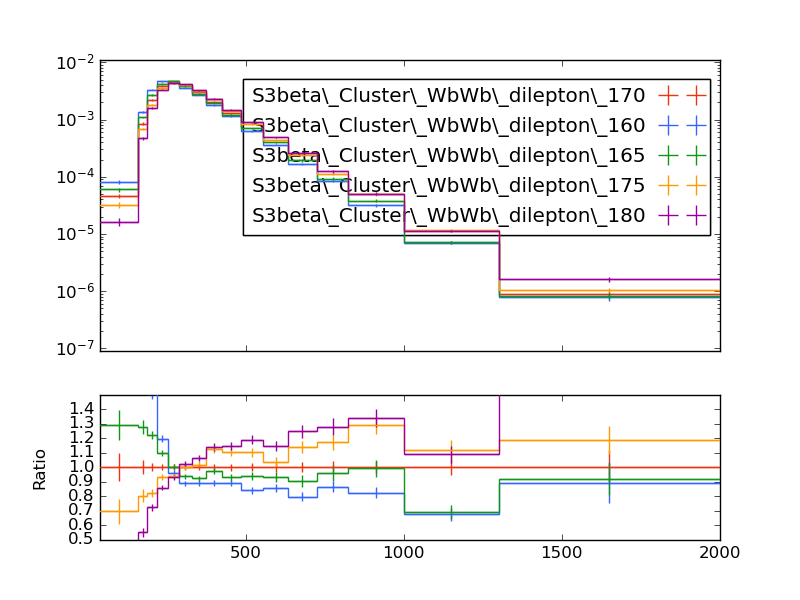

Write the Python code that produced this figure.
#! /usr/bin/env python

# This Python script was auto-generated using YODA v2.0.1.
# Analysis object: /WbWb_dilepton/m_bbll
# Timestamp: 27-02-2025 (11:02:16)

import matplotlib as mpl
import matplotlib.pyplot as plt
mpl.use('Agg') # comment out for interactive use
import os
import numpy as np

plotDir = os.path.split(os.path.realpath(__file__))[0]
if 'YODA_USER_PLOT_PATH' in globals():
    plot_outdir = globals()['YODA_USER_PLOT_PATH']
else:
    plot_outdir = plotDir

#plot style
plt.style.use(os.path.join(plotDir, '../default.mplstyle'))

plt.rcParams['text.usetex'] = False
plt.style.use(['classic'])
plt.rc('font', family='DejaVu Sans')
# plot metadata
figW, figH = plt.rcParams['figure.figsize']
ax_xLabel = r''
ax_yLabel = r''
ax_title  = r''
ax_xScale = 'linear'
ax_yScale = 'log'
xLims = (40.0, 2000.0)
yLims = (9e-08, 0.011000000000000001)

# TeX-friendly labels for the legend
labels = {
    'legend' : ([ r"S3beta\_Cluster\_WbWb\_dilepton\_170", r"S3beta\_Cluster\_WbWb\_dilepton\_160", r"S3beta\_Cluster\_WbWb\_dilepton\_165", r"S3beta\_Cluster\_WbWb\_dilepton\_175", r"S3beta\_Cluster\_WbWb\_dilepton\_180" ], r""),
}

# Adjust canvas width and height
canvasW = 10.0
canvasH = 9.0
figW *= canvasW/10.
figH *= canvasH/9.

# Create figure and axis objects
fig, (ax, ratio0_ax) = plt.subplots(2, 1, sharex=True,
                  figsize=(figW,figH), gridspec_kw={'height_ratios': (6.0, 3.0)})

# Set figure margins
plt.subplots_adjust(
    left   = 1.0 * plt.rcParams['figure.subplot.left'],
    right  = 1.0 * plt.rcParams['figure.subplot.right'],
    top    = 1.0 * plt.rcParams['figure.subplot.top'],
    bottom = 1.0 * plt.rcParams['figure.subplot.bottom'])

ratio0_ax.yaxis.set_major_locator(mpl.ticker.MultipleLocator(0.1))
ratio0_ax.set_ylim(0.5, 1.4999)
ratio0_ax.set_ylabel('Ratio')

# the numerical data is stored in a separate file
dataf = dict()
prefix = os.path.split(__file__)[0]
if prefix:    prefix = prefix + '/'
exec(open(prefix+'m_bbll__data.py').read(), dataf)


legend_handles = dict() # keep track of handles for the legend

# style options for curves
# starts at zorder>=5 to draw curve on top of legend
styles = {
  'S3beta_Cluster_WbWb_dilepton_170.yoda.gz': {
    'color' : '#EE3311',
    'linestyle' : '-',
    'linewidth' : 1,
    'marker' : 'none',
    'markersize' : 2,
    'capsize' : 0.0,
    'zorder' : 5,
    'histstyle' : 1,
    'drawstyle' : 'steps-pre',
    'xerrorbars' : 1,
    'yerrorbars' : 1,
    'fillcolor' : None,
    'fillopacity' : 1.0,
    'ratio0_linestyle' : '-',
    'ratio0_linewidth' : 1,
    'ratio0_marker' : 'none',
    'ratio0_markersize' : 2,
    'ratio0_capsize' : 0.0,
    'ratio0_zorder' : 5,
    'ratio0_histstyle' : 1,
    'ratio0_drawstyle' : 'steps-pre',
    'ratio0_xerrorbars' : 1,
    'ratio0_yerrorbars' : 1,
  },
  'S3beta_Cluster_WbWb_dilepton_160.yoda.gz': {
    'color' : '#3366FF',
    'linestyle' : '-',
    'linewidth' : 1,
    'marker' : 'none',
    'markersize' : 2,
    'capsize' : 0.0,
    'zorder' : 6,
    'histstyle' : 1,
    'drawstyle' : 'steps-pre',
    'xerrorbars' : 1,
    'yerrorbars' : 1,
    'fillcolor' : None,
    'fillopacity' : 1.0,
    'ratio0_linestyle' : '-',
    'ratio0_linewidth' : 1,
    'ratio0_marker' : 'none',
    'ratio0_markersize' : 2,
    'ratio0_capsize' : 0.0,
    'ratio0_zorder' : 6,
    'ratio0_histstyle' : 1,
    'ratio0_drawstyle' : 'steps-pre',
    'ratio0_xerrorbars' : 1,
    'ratio0_yerrorbars' : 1,
  },
  'S3beta_Cluster_WbWb_dilepton_165.yoda.gz': {
    'color' : '#109618',
    'linestyle' : '-',
    'linewidth' : 1,
    'marker' : 'none',
    'markersize' : 2,
    'capsize' : 0.0,
    'zorder' : 7,
    'histstyle' : 1,
    'drawstyle' : 'steps-pre',
    'xerrorbars' : 1,
    'yerrorbars' : 1,
    'fillcolor' : None,
    'fillopacity' : 1.0,
    'ratio0_linestyle' : '-',
    'ratio0_linewidth' : 1,
    'ratio0_marker' : 'none',
    'ratio0_markersize' : 2,
    'ratio0_capsize' : 0.0,
    'ratio0_zorder' : 7,
    'ratio0_histstyle' : 1,
    'ratio0_drawstyle' : 'steps-pre',
    'ratio0_xerrorbars' : 1,
    'ratio0_yerrorbars' : 1,
  },
  'S3beta_Cluster_WbWb_dilepton_175.yoda.gz': {
    'color' : '#FF9900',
    'linestyle' : '-',
    'linewidth' : 1,
    'marker' : 'none',
    'markersize' : 2,
    'capsize' : 0.0,
    'zorder' : 8,
    'histstyle' : 1,
    'drawstyle' : 'steps-pre',
    'xerrorbars' : 1,
    'yerrorbars' : 1,
    'fillcolor' : None,
    'fillopacity' : 1.0,
    'ratio0_linestyle' : '-',
    'ratio0_linewidth' : 1,
    'ratio0_marker' : 'none',
    'ratio0_markersize' : 2,
    'ratio0_capsize' : 0.0,
    'ratio0_zorder' : 8,
    'ratio0_histstyle' : 1,
    'ratio0_drawstyle' : 'steps-pre',
    'ratio0_xerrorbars' : 1,
    'ratio0_yerrorbars' : 1,
  },
  'S3beta_Cluster_WbWb_dilepton_180.yoda.gz': {
    'color' : '#990099',
    'linestyle' : '-',
    'linewidth' : 1,
    'marker' : 'none',
    'markersize' : 2,
    'capsize' : 0.0,
    'zorder' : 9,
    'histstyle' : 1,
    'drawstyle' : 'steps-pre',
    'xerrorbars' : 1,
    'yerrorbars' : 1,
    'fillcolor' : None,
    'fillopacity' : 1.0,
    'ratio0_linestyle' : '-',
    'ratio0_linewidth' : 1,
    'ratio0_marker' : 'none',
    'ratio0_markersize' : 2,
    'ratio0_capsize' : 0.0,
    'ratio0_zorder' : 9,
    'ratio0_histstyle' : 1,
    'ratio0_drawstyle' : 'steps-pre',
    'ratio0_xerrorbars' : 1,
    'ratio0_yerrorbars' : 1,
  },
}

# curve from input yoda files in main panel
for label, yvals in dataf['yvals'].items():
    if all(np.isnan(v) for v in dataf['yvals'][label]):
        continue
    tmp = None
    if styles[label]['histstyle']: # draw as histogram
        xpos = dataf['xedges'][label] if styles[label]['drawstyle'] else dataf['xpoints'][label]
        ypos = np.insert(yvals, 0, yvals[0]) if styles[label]['drawstyle'] else yvals
        if styles[label]['fillcolor']: # fill area below curve
            ax.fill_between(xpos, ypos, step='pre',
                            color=styles[label]['fillcolor'],
                            alpha=styles[label]['fillopacity'])
        tmp, = ax.plot(xpos, ypos,
                       color=styles[label]['color'],
                       linestyle=styles[label]['linestyle'],
                       linewidth=styles[label]['linewidth'],
                       drawstyle=styles[label]['drawstyle'], solid_joinstyle='miter',
                       zorder=styles[label]['zorder'], label=label)
    tmp = ax.errorbar(dataf['xpoints'][label], yvals,
                      xerr=np.array(dataf['xerrs'][label])*styles[label]['xerrorbars'],
                      yerr=np.array(dataf['yerrs'][label])*styles[label]['yerrorbars'],
                      fmt=styles[label]['marker'], capsize=styles[label]['capsize'],
                      markersize=styles[label]['markersize'],
                      ecolor=styles[label]['color'],
                      color=styles[label]['color'], zorder=styles[label]['zorder'])
    tmp[-1][0].set_linestyle(styles[label]['linestyle'])
    tmp[-1][0].set_linewidth(styles[label]['linewidth'])
    if label in dataf['add_legend_handle']:  legend_handles[label] = tmp
    for varLabel in dataf['variation_yvals'].keys():
        if varLabel.startswith(label):
            tmp, = ax.plot(dataf['xedges'][label], dataf['variation_yvals'][varLabel],
                           color=styles[label]['color'],
                           linestyle=styles[label]['linestyle'],
                           linewidth=styles[label]['linewidth'],
                           drawstyle='steps-pre', solid_joinstyle='miter',
                           zorder=styles[label]['zorder'], alpha=0.5)


# plots on ratio panel
# curve from input yoda files in ratio panel
for label, yvals in dataf['ratio0_yvals'].items():
    if all(np.isnan(v) for v in yvals):
        continue
    if styles[label]['ratio0_histstyle']: # plot as histogram
        xpos = dataf['xedges']['S3beta_Cluster_WbWb_dilepton_170.yoda.gz'] if styles[label]['ratio0_drawstyle'] else dataf['xpoints']['S3beta_Cluster_WbWb_dilepton_170.yoda.gz']
        ypos = np.insert(yvals, 0, yvals[0]) if styles[label]['ratio0_drawstyle'] else yvals
        ratio0_ax.plot(xpos, ypos,
                       color=styles[label]['color'],
                       linewidth=styles[label]['linewidth'],
                       linestyle=styles[label]['ratio0_linestyle'],
                       drawstyle=styles[label]['ratio0_drawstyle'], zorder=styles[label]['zorder'],
                       solid_joinstyle='miter')
    tmp = ratio0_ax.errorbar(dataf['xpoints']['S3beta_Cluster_WbWb_dilepton_170.yoda.gz'], yvals,
                             xerr=np.array(dataf['ref_xerrs'])*styles[label]['ratio0_xerrorbars'],
                             yerr=np.array(dataf['ratio0_yerrs'][label])*styles[label]['ratio0_yerrorbars'],
                             fmt=styles[label]['ratio0_marker'], capsize=styles[label]['ratio0_capsize'],
                             markersize=styles[label]['ratio0_markersize'],
                             ecolor=styles[label]['color'],
                             color=styles[label]['color'])
    tmp[-1][0].set_linestyle(styles[label]['ratio0_linestyle'])
    tmp[-1][0].set_linewidth(styles[label]['ratio0_linewidth'])

    for varlabel in dataf['ratio0_variation_vals'].keys():
        if varlabel.startswith(label):
            ratio0_ax.plot(dataf['xedges']['S3beta_Cluster_WbWb_dilepton_170.yoda.gz'],
                            dataf['ratio0_variation_vals'][varlabel],
                            color=styles[label]['color'],
                            linestyle=styles[label]['linestyle'],
                            linewidth=styles[label]['linewidth'],
                            drawstyle='steps-pre', solid_joinstyle='miter',
                            zorder=1, alpha=0.5)

legend_items = list(legend_handles.values())
ax.add_artist(ax.legend(legend_items,
                        labels['legend'][0],
                        title=labels['legend'][1],
                        alignment='right',
                        loc='upper right',
                        bbox_to_anchor=(1.0, 0.97),markerfirst=False))

# set plot metadata as defined above
ratio0_ax.set_xlabel(ax_xLabel)
ratio0_ax.xaxis.set_label_coords(1., -0.15)
ax.set_ylabel(ax_yLabel, ha='right', va='top')
ax.yaxis.set_label_coords(-0.11, 1.0)
ax.set_title(ax_title, loc='left')
ax.set_xscale(ax_xScale)
ax.set_yscale(ax_yScale)
ax.set_xlim(xLims)
ax.set_ylim(yLims)

# tick formatting
plt.rcParams['xtick.top'] = True
plt.rcParams['ytick.right'] = True
ax.yaxis.set_major_locator(mpl.ticker.LogLocator(base=10.0, numticks=np.inf))
ax.yaxis.set_minor_locator(mpl.ticker.LogLocator(
                           base=10.0, subs=np.arange(0.1, 1, 0.1), numticks=np.inf))
fig.align_ylabels((ax, ratio0_ax))
plt.savefig(os.path.join(plot_outdir, 'm_bbll.pdf'), format='PDF')
plt.savefig(os.path.join(plot_outdir, 'm_bbll.png'), format='PNG')

plt.close(fig)
